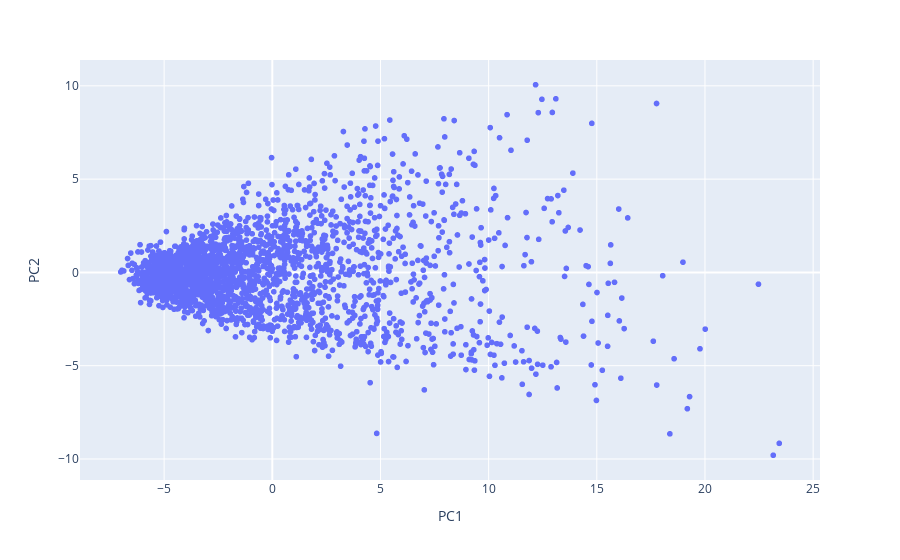

The code cell stored with this chart in its notebook:
### Code cell
principal_components = pca.fit_transform(PCA_data_numbers)
pca_dataFrame = pd.DataFrame(data=principal_components, columns=[f"PC{i+1}" for i in range(num_components)])
fig_2d = px.scatter(pca_dataFrame, x='PC1', y='PC2')
fig_2d.show()

### Figure 1 — Plotly figure (JSON) as saved in the notebook; plotly's stock layout.template omitted (floating-point values rounded to 4 significant figures; data arrays with more than 128 entries replaced by an {"elided": "..."} marker saying what was removed)
{"data": [{"hovertemplate": "PC1=%{x}<br>PC2=%{y}<extra></extra>", "legendgroup": "", "marker": {"color": "#636efa", "symbol": "circle"}, "mode": "markers", "name": "", "showlegend": false, "type": "scattergl", "x": {"elided": "2217 float values"}, "xaxis": "x", "y": {"elided": "2217 float values"}, "yaxis": "y"}], "layout": {"legend": {"tracegroupgap": 0}, "margin": {"t": 60}, "xaxis": {"anchor": "y", "domain": [0, 1], "title": {"text": "PC1"}}, "yaxis": {"anchor": "x", "domain": [0, 1], "title": {"text": "PC2"}}}}
